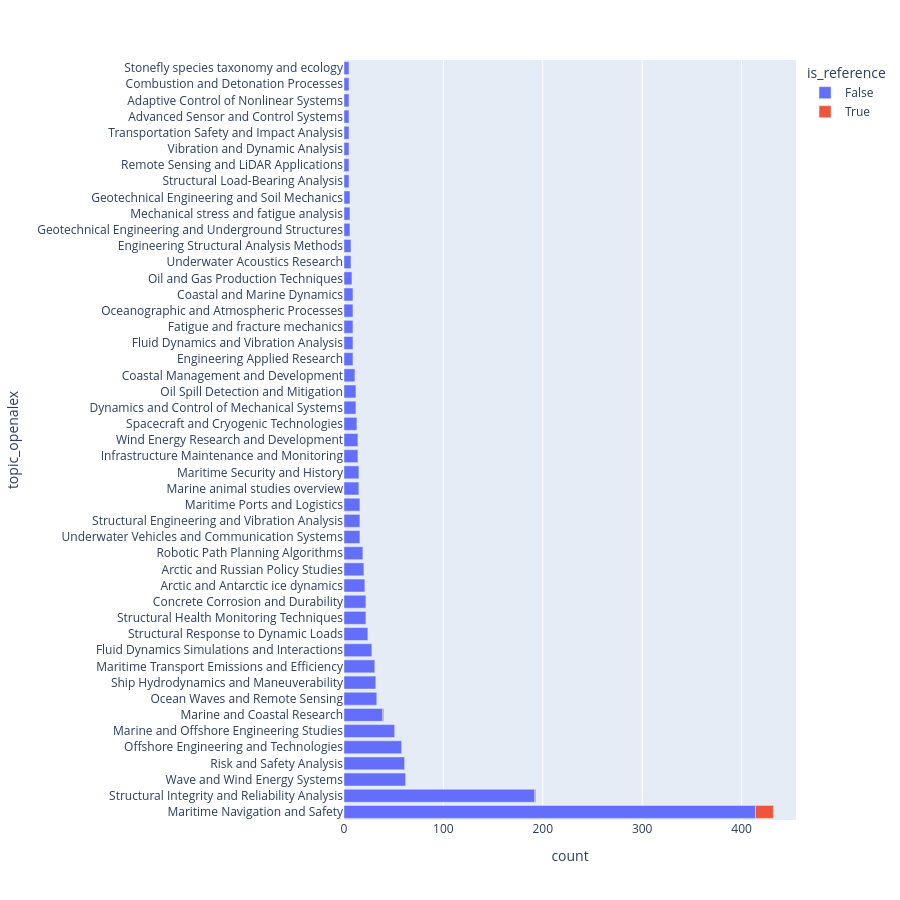

Notebook source saved alongside this figure:
### Code cell
plot_histogram(
    df_seems_relevant, col_name="topic_openalex", min_count_to_keep=5, height=900
)

### Figure 1 — Plotly figure (JSON) as saved in the notebook; plotly's stock layout.template omitted (floating-point values rounded to 4 significant figures)
{"data": [{"hovertemplate": "is_reference=False<br>count=%{x}<br>topic_openalex=%{y}<extra></extra>", "legendgroup": "False", "marker": {"color": "#636efa", "pattern": {"shape": ""}}, "name": "False", "orientation": "h", "showlegend": true, "textposition": "auto", "type": "bar", "x": [414, 192, 62, 61, 58, 51, 39, 33, 32, 31, 28, 24, 22, 22, 21, 20, 19, 16, 16, 16, 15, 15, 14, 14, 13, 12, 12, 11, 9, 9, 9, 9, 9, 8, 7, 7, 6, 6, 6, 5, 5, 5, 5, 5, 5, 5, 5], "xaxis": "x", "y": ["Maritime Navigation and Safety", "Structural Integrity and Reliability Analysis", "Wave and Wind Energy Systems", "Risk and Safety Analysis", "Offshore Engineering and Technologies", "Marine and Offshore Engineering Studies", "Marine and Coastal Research", "Ocean Waves and Remote Sensing", "Ship Hydrodynamics and Maneuverability", "Maritime Transport Emissions and Efficiency", "Fluid Dynamics Simulations and Interactions", "Structural Response to Dynamic Loads", "Structural Health Monitoring Techniques", "Concrete Corrosion and Durability", "Arctic and Antarctic ice dynamics", "Arctic and Russian Policy Studies", "Robotic Path Planning Algorithms", "Underwater Vehicles and Communication Systems", "Structural Engineering and Vibration Analysis", "Maritime Ports and Logistics", "Marine animal studies overview", "Maritime Security and History", "Infrastructure Maintenance and Monitoring", "Wind Energy Research and Development", "Spacecraft and Cryogenic Technologies", "Dynamics and Control of Mechanical Systems", "Oil Spill Detection and Mitigation", "Coastal Management and Development", "Engineering Applied Research", "Fluid Dynamics and Vibration Analysis", "Fatigue and fracture mechanics", "Oceanographic and Atmospheric Processes", "Coastal and Marine Dynamics", "Oil and Gas Production Techniques", "Underwater Acoustics Research", "Engineering Structural Analysis Methods", "Geotechnical Engineering and Underground Structures", "Mechanical stress and fatigue analysis", "Geotechnical Engineering and Soil Mechanics", "Structural Load-Bearing Analysis", "Remote Sensing and LiDAR Applications", "Vibration and Dynamic Analysis", "Transportation Safety and Impact Analysis", "Advanced Sensor and Control Systems", "Adaptive Control of Nonlinear Systems", "Combustion and Detonation Processes", "Stonefly species taxonomy and ecology"], "yaxis": "y"}, {"hovertemplate": "is_reference=True<br>count=%{x}<br>topic_openalex=%{y}<extra></extra>", "legendgroup": "True", "marker": {"color": "#EF553B", "pattern": {"shape": ""}}, "name": "True", "orientation": "h", "showlegend": true, "textposition": "auto", "type": "bar", "x": [18, 1, 1], "xaxis": "x", "y": ["Maritime Navigation and Safety", "Marine and Coastal Research", "Structural Integrity and Reliability Analysis"], "yaxis": "y"}], "layout": {"barmode": "relative", "height": 900, "legend": {"title": {"text": "is_reference"}, "tracegroupgap": 0}, "margin": {"t": 60}, "xaxis": {"anchor": "y", "domain": [0, 1], "title": {"text": "count"}}, "yaxis": {"anchor": "x", "domain": [0, 1], "title": {"text": "topic_openalex"}}}}
